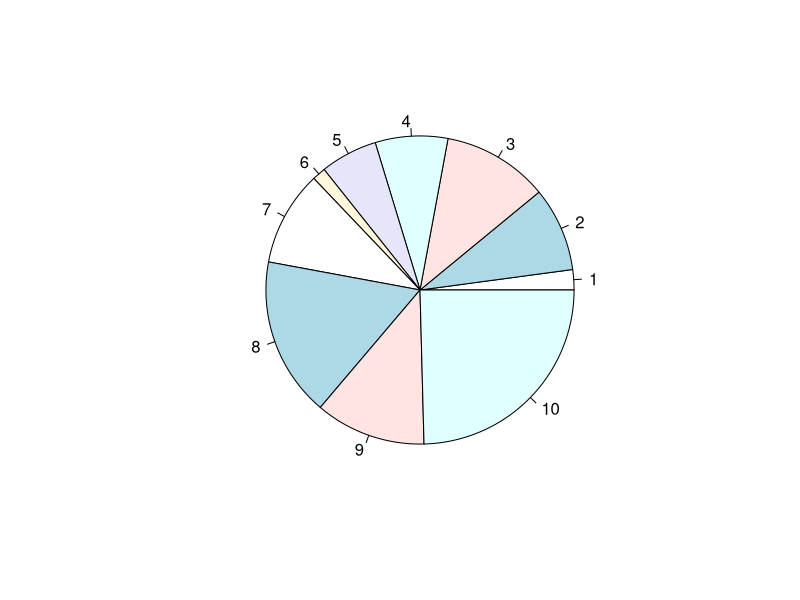
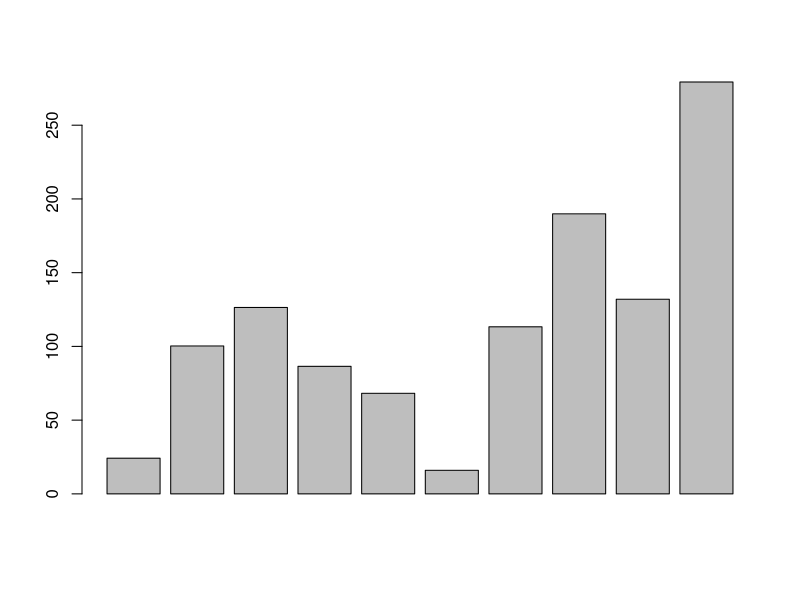
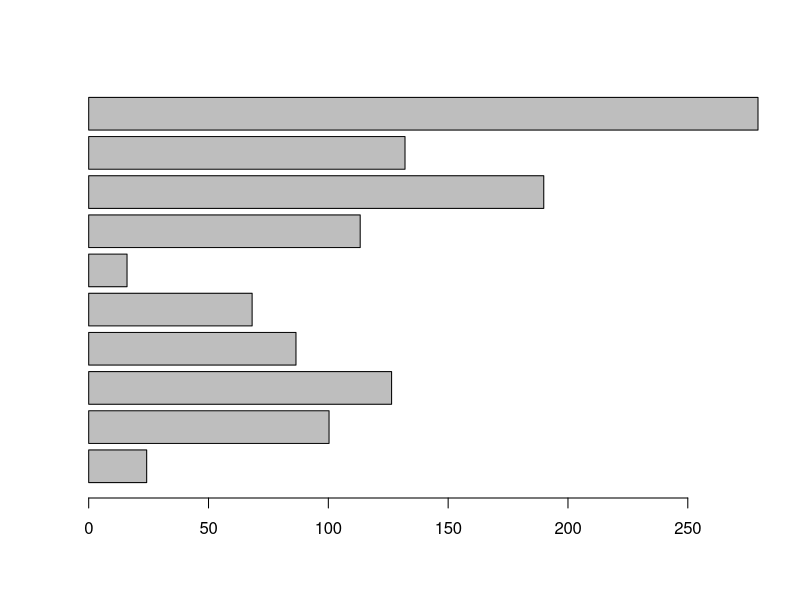
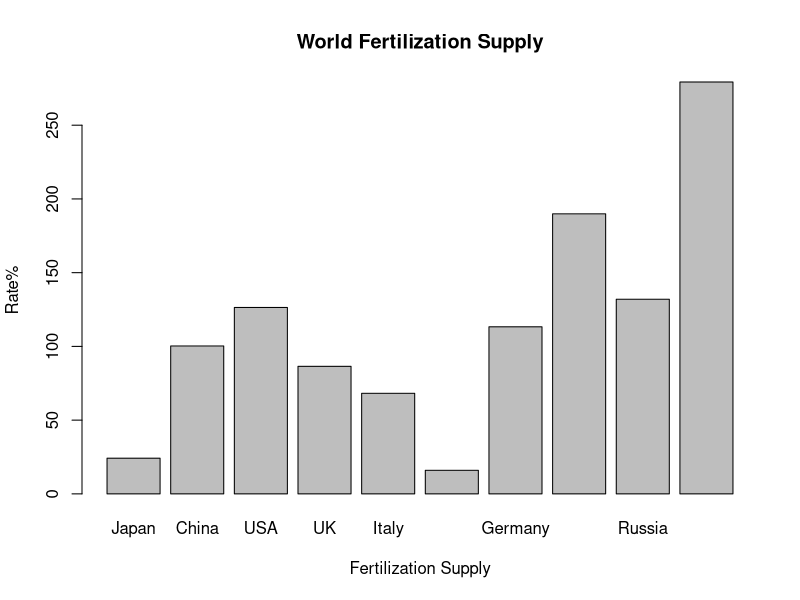

Reproduce these figures in R, in order.
# Input data
data1=c(24.2,100.3,126.4,86.5,68.2,16,113.3,189.9,132.0,279.3)

# Basic Pie Chart & Bar Chart
pie(data1)
barplot(data1)

# Formatted Pie Chart & Bar Chart
barplot(data1,horiz=T) # Make horizontal

# Create labels for each bar
label=c("Japan","China","USA","UK","Italy","Netherlands","Germany","France","Russia","Australia")
barplot(data1,xlab="Fertilization Supply",ylab="Rate%",main="World Fertilization Supply",names.arg = label)
# names.arg = Labels


